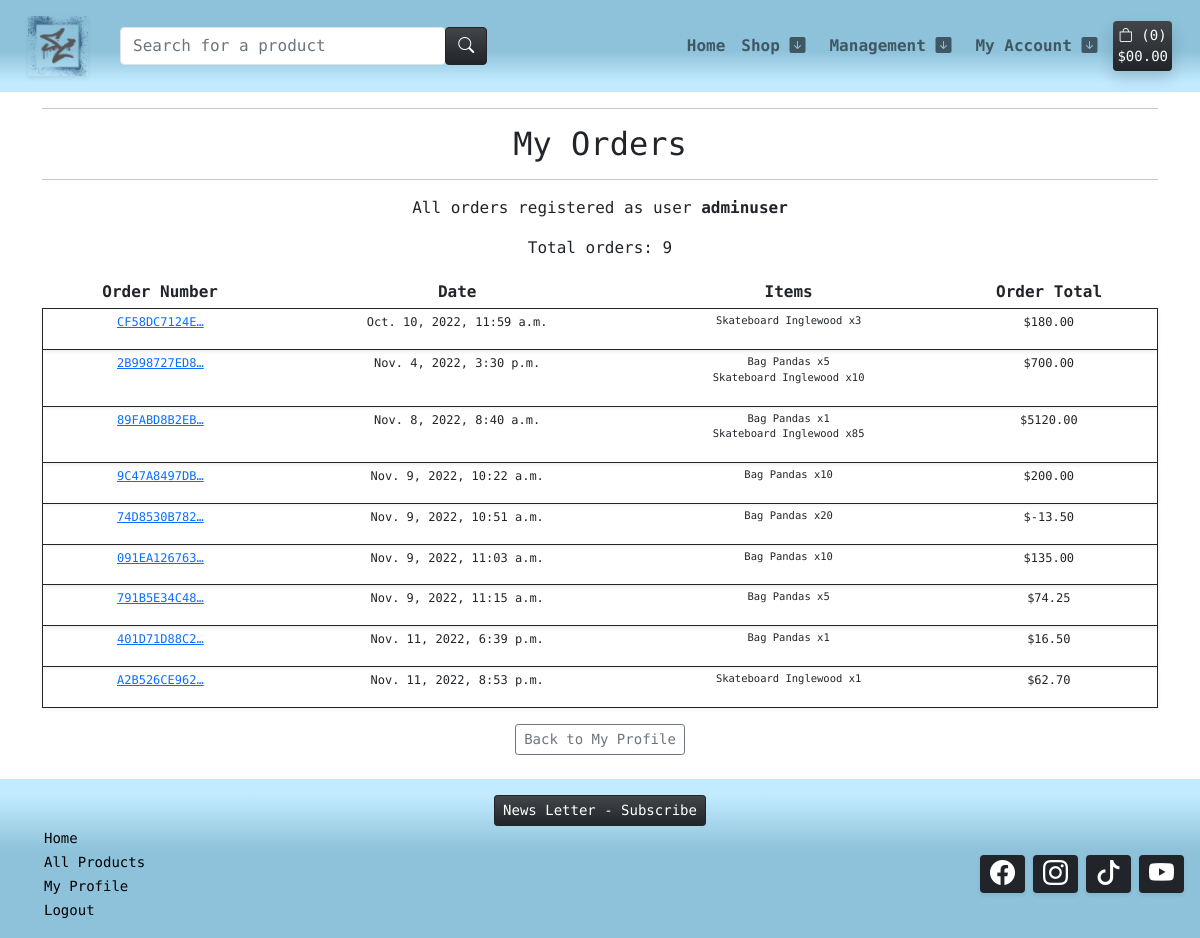
The app's page /profile/my-orders/ (signed in), older data.
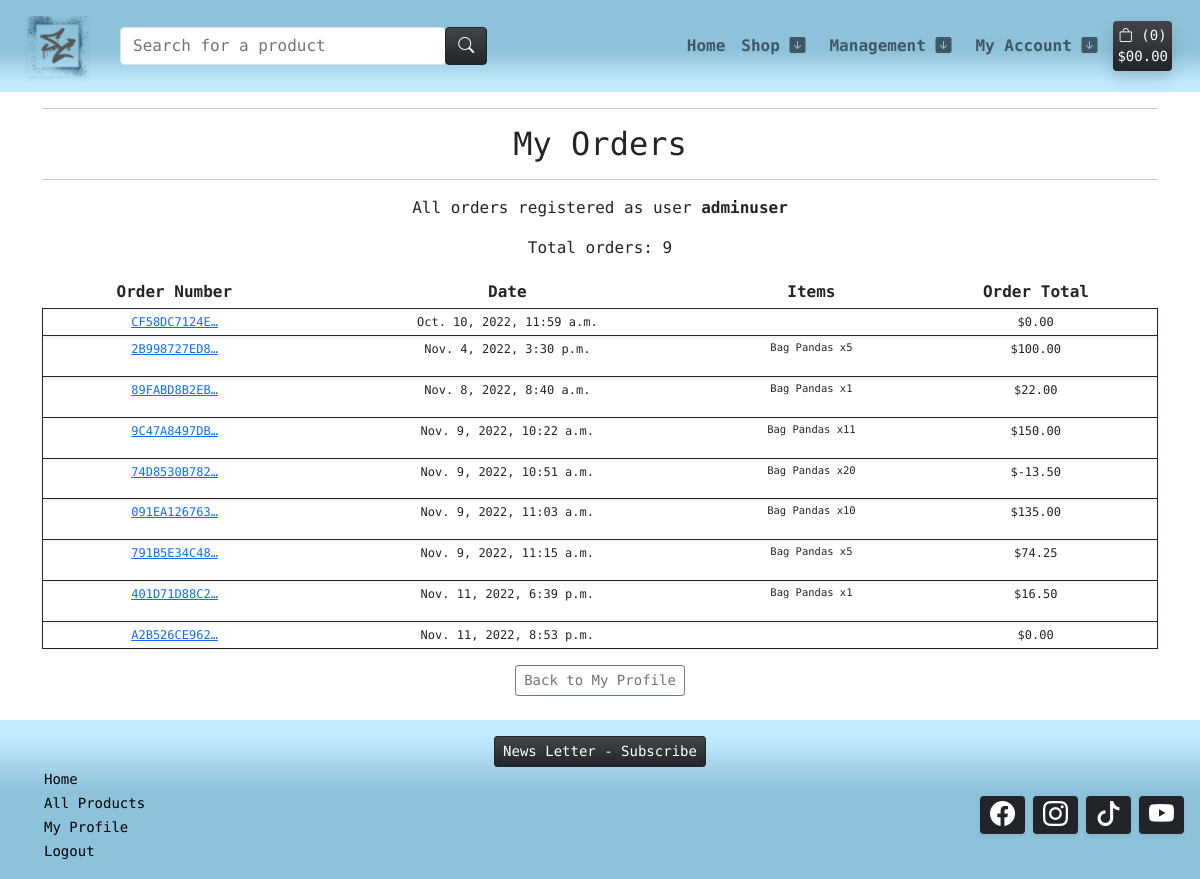
The same page, newer data.
### checkout/models.py (models this page shows, shortened)
class Order(models.Model):
    order_number = models.CharField(max_length=32, null=False, editable=False)
    user_profile = models.ForeignKey(UserProfile, on_delete=models.SET_NULL,
                                     null=True, blank=True, related_name='orders')
    full_name = models.CharField(max_length=50, null=False, blank=False)
    email = models.EmailField(max_length=254, null=False, blank=False)
    phone_number = models.CharField(max_length=20, null=False, blank=False)
    country = CountryField(blank_label='Country *', null=False, blank=False)
    postcode = models.CharField(max_length=20, null=True, blank=True)
    town_or_city = models.CharField(max_length=40, null=False, blank=False)
    street_address1 = models.CharField(max_length=80, null=False, blank=False)
    street_address2 = models.CharField(max_length=80, null=True, blank=True)
    county = models.CharField(max_length=80, null=True, blank=True)
    date = models.DateTimeField(auto_now_add=True)
    valid_coupon = models.CharField(max_length=25, null=True, blank=True)
    discount_total = models.DecimalField(max_digits=6, decimal_places=2, null=False, default=0)
    delivery_cost = models.DecimalField(max_digits=6, decimal_places=2, null=False, default=0)
    order_total = models.DecimalField(max_digits=10, decimal_places=2, null=False, default=0)
    grand_total = models.DecimalField(max_digits=10, decimal_places=2, null=False, default=0)
    original_bag = models.TextField(null=False, blank=False, default='')
    stripe_pid = models.CharField(max_length=254, null=False, blank=False, default='')
    STATUS_A = 'Payment Approved'
    STATUS_ONE = 'Order printed'
    STATUS_TWO = 'Order picked'
    STATUS_THREE = 'Order packed'
    STATUS_FOUR = 'Order shipped'
    STATUS_FIVE = 'Order delivered'
    ORDER_STATUS = [
        (STATUS_A, 'Payment Approved'),
        (STATUS_ONE, 'Order printed'),
        (STATUS_TWO, 'Order picked'),
        (STATUS_THREE, 'Order packed'),
        (STATUS_FOUR, 'Order shipped'),
        (STATUS_FIVE, 'Order delivered')
        ]
    status = models.CharField(
        max_length=25,
        choices=ORDER_STATUS,
        blank=False, default=STATUS_A
        )

class OrderLineItem(models.Model):
    order = models.ForeignKey(Order, null=False, blank=False, on_delete=models.CASCADE, related_name='lineitems')
    product = models.ForeignKey(Product, null=False, blank=False, on_delete=models.CASCADE)
    quantity = models.IntegerField(null=False, blank=False, default=0)
    lineitem_total = models.DecimalField(max_digits=6, decimal_places=2, null=False, blank=False, editable=False)

### products/models.py (models this page shows, shortened)
class Product(models.Model):
    sku = models.SmallAutoField(primary_key=True)
    name = models.CharField(max_length=150, unique=True)
    release_date = models.DateTimeField(auto_now_add=True)
    category = models.ForeignKey('Category', null=True, blank=True, on_delete=models.SET_NULL)
    quantity_available = models.IntegerField(default=100,
            validators=[
            MinValueValidator(0)
        ])
    description = models.TextField()
    price = models.DecimalField(max_digits=6, decimal_places=2)
    offer = models.ForeignKey(Offer, null=True, blank=True, on_delete=models.SET_NULL)
    product_image = models.ImageField(null=True, blank=True)
    product_image_url = models.URLField(max_length=1024, null=True, blank=True)
    slug = models.SlugField(max_length=254, null=True, blank=True, unique=True)
    class Meta:
        ordering = ['-release_date']

### profiles/views.py (the view)
# urls.py: path('my-orders/', views.orders_list, name='orders_list'),
@login_required
def orders_list(request):
    profile = get_object_or_404(UserProfile, user=request.user)
    orders = profile.orders.all()
    total_orders_list = orders.count()
    context = {
        'orders': orders,
        'total_orders_list': total_orders_list
    }
    return render(request, 'profiles/orders_list.html', context)

### templates/profiles/orders_list.html
{% extends "base.html" %}
{% load i18n %}
{% block content %}
<div class="container text-center">
    <hr>
    <h2 class="m-2">My Orders</h2>
    <hr>
</div>
{% load account %}
<div class="container text-center">
    <div class="row">
        {% if orders %}
        <div class="col-12 text-center">
            <p>All orders registered as user <strong>{% user_display user %}</strong></p>
            <p>Total orders: {{ total_orders_list }}</p>
        </div>
        <div class="col-12 table-responsive">
            <table class="table table-sm table-borderless">
                <thead>
                    <tr>
                        <th>Order Number</th>
                        <th>Date</th>
                        <th>Items</th>
                        <th>Order Total</th>
                    </tr>
                </thead>
                <tbody>
                    {% for order in orders %}
                        <tr class="border border-dark fw-light shadow-sm" style="font-size: 12px;">
                            <td>
                                <a href="{% url 'order_details' order.order_number %}"
                                title="{{ order.order_number }}">
                                    {{ order.order_number|truncatechars:12 }}
                                </a>
                            </td>
                            <td>{{ order.date }}</td>
                            <td>
                                <ul class="list-unstyled">
                                    {% for item in order.lineitems.all %}
                                        <li class="small">
                                            {{ item.product.name }} x{{ item.quantity }}
                                        </li>
                                    {% endfor %}
                                </ul>
                            </td>
                            <td>${{ order.grand_total }}</td>
                        </tr>
                    {% endfor %}
                </tbody>
            </table>
        </div>
        {% else %}
        <div class="container text-center">
            <p class="m-1">We have not identified any orders finalized with the user </p>
            <a class="btn btn-sm btn-dark bg-gradient m-3" href="{% url 'products' %}">Back to Shop</a>
        </div>
        {% endif %}
        <div>
            <a class="btn btn-sm btn-outline-secondary mb-4" href="{% url 'profile' %}">Back to My Profile</a>
        </div>
    </div>
</div>
{%endblock%}

Row changes from the older to the newer data that the page shows:
removed OrderLineItem: product.name "Skateboard Inglewood", quantity "3", shown under Order "Oct. 10, 2022, 11:59 a.m."
removed OrderLineItem: product.name "Skateboard Inglewood", quantity "10", shown under Order "Nov. 4, 2022, 3:30 p.m."
removed OrderLineItem: product.name "Skateboard Inglewood", quantity "85", shown under Order "Nov. 8, 2022, 8:40 a.m."
removed OrderLineItem: product.name "Skateboard Inglewood", quantity "1", shown under Order "Nov. 11, 2022, 8:53 p.m."
changed Order "Oct. 10, 2022, 11:59 a.m.": grand_total "180.00" → "0.00"
changed Order "Nov. 4, 2022, 3:30 p.m.": grand_total "700.00" → "100.00"
changed Order "Nov. 8, 2022, 8:40 a.m.": grand_total "5120.00" → "22.00"
changed Order "Nov. 9, 2022, 10:22 a.m.": grand_total "200.00" → "150.00"
changed OrderLineItem (number 3 of 7 on the later page): quantity "10" → "11"
changed Order "Nov. 11, 2022, 8:53 p.m.": grand_total "62.70" → "0.00"
